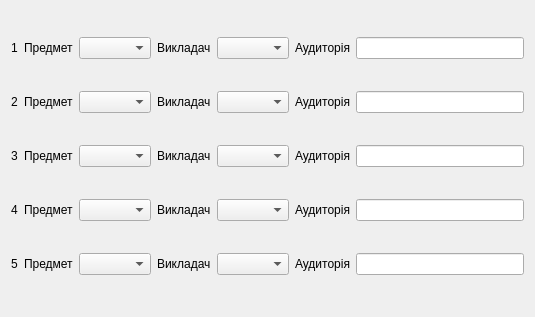
<?xml version="1.0" encoding="UTF-8"?>
<ui version="4.0">
 <class>DayInputForm</class>
 <widget class="QWidget" name="DayInputForm">
  <property name="geometry">
   <rect>
    <x>0</x>
    <y>0</y>
    <width>535</width>
    <height>317</height>
   </rect>
  </property>
  <property name="windowTitle">
   <string>Form</string>
  </property>
  <layout class="QVBoxLayout" name="verticalLayout">
   <item>
    <layout class="QHBoxLayout" name="horizontalLayout">
     <item>
      <widget class="QLabel" name="label_2">
       <property name="sizePolicy">
        <sizepolicy hsizetype="Maximum" vsizetype="Preferred">
         <horstretch>0</horstretch>
         <verstretch>0</verstretch>
        </sizepolicy>
       </property>
       <property name="text">
        <string>1</string>
       </property>
      </widget>
     </item>
     <item>
      <widget class="QLabel" name="label_7">
       <property name="sizePolicy">
        <sizepolicy hsizetype="Maximum" vsizetype="Maximum">
         <horstretch>0</horstretch>
         <verstretch>0</verstretch>
        </sizepolicy>
       </property>
       <property name="text">
        <string>Предмет</string>
       </property>
      </widget>
     </item>
     <item>
      <widget class="QComboBox" name="comboBoxFirstSubject"/>
     </item>
     <item>
      <widget class="QLabel" name="label">
       <property name="sizePolicy">
        <sizepolicy hsizetype="Maximum" vsizetype="Maximum">
         <horstretch>0</horstretch>
         <verstretch>0</verstretch>
        </sizepolicy>
       </property>
       <property name="text">
        <string>Викладач</string>
       </property>
      </widget>
     </item>
     <item>
      <widget class="QComboBox" name="comboBoxFirstLecturer"/>
     </item>
     <item>
      <widget class="QLabel" name="label_8">
       <property name="sizePolicy">
        <sizepolicy hsizetype="Maximum" vsizetype="Maximum">
         <horstretch>0</horstretch>
         <verstretch>0</verstretch>
        </sizepolicy>
       </property>
       <property name="text">
        <string>Аудиторія</string>
       </property>
      </widget>
     </item>
     <item>
      <widget class="QLineEdit" name="lineEditFirst"/>
     </item>
    </layout>
   </item>
   <item>
    <layout class="QHBoxLayout" name="horizontalLayout_2">
     <item>
      <widget class="QLabel" name="label_3">
       <property name="sizePolicy">
        <sizepolicy hsizetype="Maximum" vsizetype="Preferred">
         <horstretch>0</horstretch>
         <verstretch>0</verstretch>
        </sizepolicy>
       </property>
       <property name="text">
        <string>2</string>
       </property>
      </widget>
     </item>
     <item>
      <widget class="QLabel" name="label_9">
       <property name="sizePolicy">
        <sizepolicy hsizetype="Maximum" vsizetype="Maximum">
         <horstretch>0</horstretch>
         <verstretch>0</verstretch>
        </sizepolicy>
       </property>
       <property name="text">
        <string>Предмет</string>
       </property>
      </widget>
     </item>
     <item>
      <widget class="QComboBox" name="comboBoxSecondSubject"/>
     </item>
     <item>
      <widget class="QLabel" name="label_13">
       <property name="sizePolicy">
        <sizepolicy hsizetype="Maximum" vsizetype="Maximum">
         <horstretch>0</horstretch>
         <verstretch>0</verstretch>
        </sizepolicy>
       </property>
       <property name="text">
        <string>Викладач</string>
       </property>
      </widget>
     </item>
     <item>
      <widget class="QComboBox" name="comboBoxSecondLecturer"/>
     </item>
     <item>
      <widget class="QLabel" name="label_17">
       <property name="sizePolicy">
        <sizepolicy hsizetype="Maximum" vsizetype="Maximum">
         <horstretch>0</horstretch>
         <verstretch>0</verstretch>
        </sizepolicy>
       </property>
       <property name="text">
        <string>Аудиторія</string>
       </property>
      </widget>
     </item>
     <item>
      <widget class="QLineEdit" name="lineEditSecond"/>
     </item>
    </layout>
   </item>
   <item>
    <layout class="QHBoxLayout" name="horizontalLayout_3">
     <item>
      <widget class="QLabel" name="label_4">
       <property name="sizePolicy">
        <sizepolicy hsizetype="Maximum" vsizetype="Preferred">
         <horstretch>0</horstretch>
         <verstretch>0</verstretch>
        </sizepolicy>
       </property>
       <property name="text">
        <string>3</string>
       </property>
      </widget>
     </item>
     <item>
      <widget class="QLabel" name="label_10">
       <property name="sizePolicy">
        <sizepolicy hsizetype="Maximum" vsizetype="Maximum">
         <horstretch>0</horstretch>
         <verstretch>0</verstretch>
        </sizepolicy>
       </property>
       <property name="text">
        <string>Предмет</string>
       </property>
      </widget>
     </item>
     <item>
      <widget class="QComboBox" name="comboBoxThirdSubject"/>
     </item>
     <item>
      <widget class="QLabel" name="label_14">
       <property name="sizePolicy">
        <sizepolicy hsizetype="Maximum" vsizetype="Maximum">
         <horstretch>0</horstretch>
         <verstretch>0</verstretch>
        </sizepolicy>
       </property>
       <property name="text">
        <string>Викладач</string>
       </property>
      </widget>
     </item>
     <item>
      <widget class="QComboBox" name="comboBoxThirdLecturer"/>
     </item>
     <item>
      <widget class="QLabel" name="label_18">
       <property name="sizePolicy">
        <sizepolicy hsizetype="Maximum" vsizetype="Maximum">
         <horstretch>0</horstretch>
         <verstretch>0</verstretch>
        </sizepolicy>
       </property>
       <property name="text">
        <string>Аудиторія</string>
       </property>
      </widget>
     </item>
     <item>
      <widget class="QLineEdit" name="lineEditThird"/>
     </item>
    </layout>
   </item>
   <item>
    <layout class="QHBoxLayout" name="horizontalLayout_4">
     <item>
      <widget class="QLabel" name="label_5">
       <property name="sizePolicy">
        <sizepolicy hsizetype="Maximum" vsizetype="Preferred">
         <horstretch>0</horstretch>
         <verstretch>0</verstretch>
        </sizepolicy>
       </property>
       <property name="text">
        <string>4</string>
       </property>
      </widget>
     </item>
     <item>
      <widget class="QLabel" name="label_11">
       <property name="sizePolicy">
        <sizepolicy hsizetype="Maximum" vsizetype="Maximum">
         <horstretch>0</horstretch>
         <verstretch>0</verstretch>
        </sizepolicy>
       </property>
       <property name="text">
        <string>Предмет</string>
       </property>
      </widget>
     </item>
     <item>
      <widget class="QComboBox" name="comboBoxFourthSubject"/>
     </item>
     <item>
      <widget class="QLabel" name="label_15">
       <property name="sizePolicy">
        <sizepolicy hsizetype="Maximum" vsizetype="Maximum">
         <horstretch>0</horstretch>
         <verstretch>0</verstretch>
        </sizepolicy>
       </property>
       <property name="text">
        <string>Викладач</string>
       </property>
      </widget>
     </item>
     <item>
      <widget class="QComboBox" name="comboBoxFourthLecturer"/>
     </item>
     <item>
      <widget class="QLabel" name="label_19">
       <property name="sizePolicy">
        <sizepolicy hsizetype="Maximum" vsizetype="Maximum">
         <horstretch>0</horstretch>
         <verstretch>0</verstretch>
        </sizepolicy>
       </property>
       <property name="text">
        <string>Аудиторія</string>
       </property>
      </widget>
     </item>
     <item>
      <widget class="QLineEdit" name="lineEditFourth"/>
     </item>
    </layout>
   </item>
   <item>
    <layout class="QHBoxLayout" name="horizontalLayout_5">
     <item>
      <widget class="QLabel" name="label_6">
       <property name="sizePolicy">
        <sizepolicy hsizetype="Maximum" vsizetype="Preferred">
         <horstretch>0</horstretch>
         <verstretch>0</verstretch>
        </sizepolicy>
       </property>
       <property name="text">
        <string>5</string>
       </property>
      </widget>
     </item>
     <item>
      <widget class="QLabel" name="label_12">
       <property name="sizePolicy">
        <sizepolicy hsizetype="Maximum" vsizetype="Maximum">
         <horstretch>0</horstretch>
         <verstretch>0</verstretch>
        </sizepolicy>
       </property>
       <property name="text">
        <string>Предмет</string>
       </property>
      </widget>
     </item>
     <item>
      <widget class="QComboBox" name="comboBoxFifthSubject"/>
     </item>
     <item>
      <widget class="QLabel" name="label_16">
       <property name="sizePolicy">
        <sizepolicy hsizetype="Maximum" vsizetype="Maximum">
         <horstretch>0</horstretch>
         <verstretch>0</verstretch>
        </sizepolicy>
       </property>
       <property name="text">
        <string>Викладач</string>
       </property>
      </widget>
     </item>
     <item>
      <widget class="QComboBox" name="comboBoxFifthLecturer"/>
     </item>
     <item>
      <widget class="QLabel" name="label_20">
       <property name="sizePolicy">
        <sizepolicy hsizetype="Maximum" vsizetype="Maximum">
         <horstretch>0</horstretch>
         <verstretch>0</verstretch>
        </sizepolicy>
       </property>
       <property name="text">
        <string>Аудиторія</string>
       </property>
      </widget>
     </item>
     <item>
      <widget class="QLineEdit" name="lineEditFifth"/>
     </item>
    </layout>
   </item>
  </layout>
 </widget>
 <resources/>
 <connections/>
</ui>
